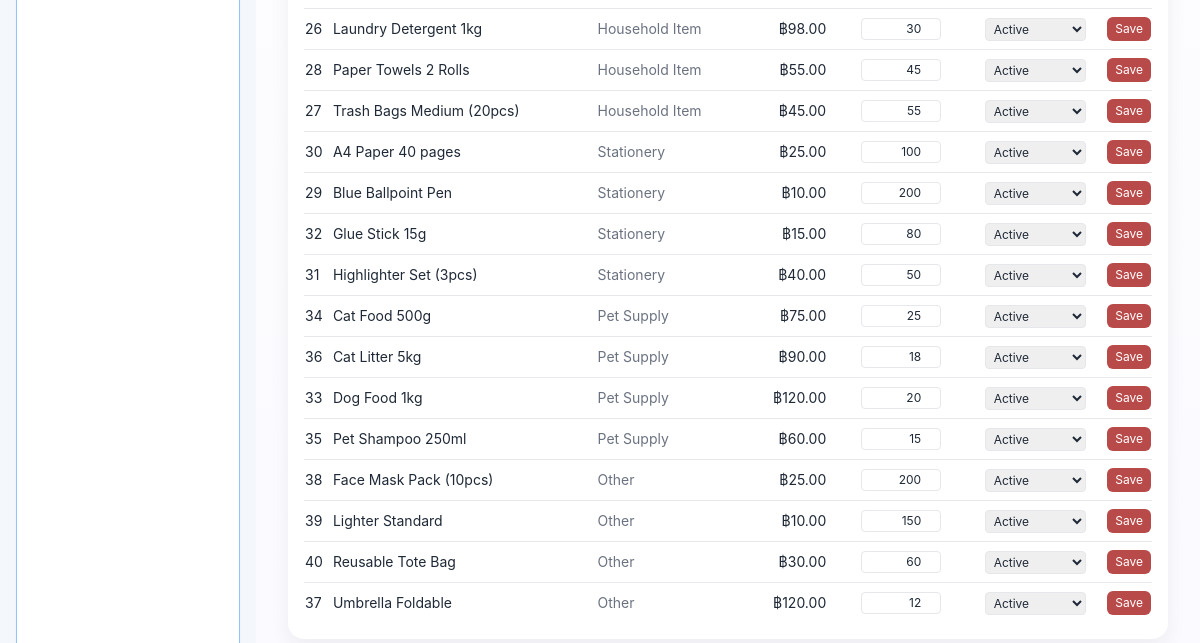
Page /database-Project-convenience-store-main/ADMIN_STOCK.php (signed in, lower part) on the earlier database version.
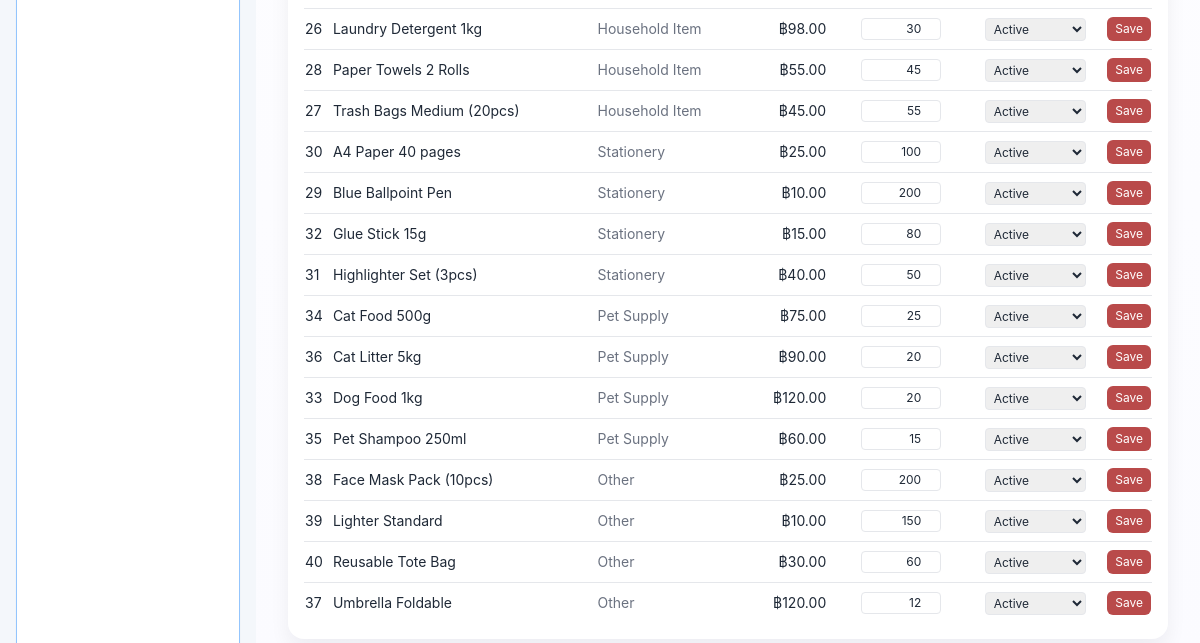
Same page on the later database version.
### tables this page shows
CREATE TABLE `products` (
  `product_id` int(11) NOT NULL,
  `product_name` varchar(100) DEFAULT NULL,
  `category` enum('Beverage','Snack','Instant Food','Dairy Product','Frozen Food','Personal Care','Household Item','Stationery','Pet Supply','Other') NOT NULL DEFAULT 'Other',
  `price` decimal(6,2) DEFAULT NULL,
  `stock_qty` int(11) DEFAULT NULL,
  `expiry_date` date DEFAULT NULL,
  `status` enum('Active','Inactive','Out of Stock') NOT NULL DEFAULT 'Active',
  `image_path` varchar(255) DEFAULT NULL
);

### database-Project-convenience-store-main/ADMIN_STOCK.php (the view, shortened to what this page needs)
<?php
require_once 'connect.php';
$products = [];
$q = "SELECT product_id, product_name, category, price, stock_qty, status FROM products ORDER BY category, product_name";
if ($res = $mysqli->query($q)) {
    while ($row = $res->fetch_assoc()) {
        $products[] = $row;
    }
}
?>
<!DOCTYPE html>
<html lang="en">
<head>
    <link rel="stylesheet" href="css/style.css">
    <script src="https://cdn.tailwindcss.com"></script>
</head>
<body class="min-h-screen antialiased text-gray-800">
<div class="flex min-h-screen">
    <aside class="w-64 bg-sidebar p-4 sticky top-0 h-screen overflow-y-auto">
        <div class="bg-white border border-blue-300 rounded-xl p-4 shadow-sm flex flex-col h-full">
            <nav class="flex-1">
            </nav>
        </div>
    </aside>
    <div class="flex-1 p-8">
        <div class="max-w-screen-xl mx-auto">
            <div class="bg-white rounded-2xl shadow-card p-4">
                <table class="w-full text-sm">
                    <tbody>
                    <?php if (empty($products)): ?>
                        <tr>
                            <td colspan="7" class="py-4 text-center text-gray-400">
                                No products found.
                            </td>
                        </tr>
                    <?php else: ?>
                        <?php foreach ($products as $p): ?>
                            <tr class="border-b last:border-0">
                                <td class="py-2"><?= (int)$p['product_id'] ?></td>
                                <td class="py-2"><?= htmlspecialchars($p['product_name']) ?></td>
                                <td class="py-2 text-gray-500"><?= htmlspecialchars($p['category']) ?></td>
                                <td class="py-2 text-right">฿<?= number_format($p['price'], 2) ?></td>
                                <td class="py-2 text-right">
                                    <form method="post" class="inline-flex items-center justify-end gap-2">
                                        <input type="number" name="stock_qty"
                                               class="w-20 border rounded px-1 py-0.5 text-right text-xs"
                                               value="<?= (int)$p['stock_qty'] ?>">
                                </td>
                                <td class="py-2 text-right">
                                        <select name="status" class="border rounded px-1 py-0.5 text-xs">
                                            <?php foreach (['Active','Inactive','Out of Stock'] as $st): ?>
                                                <option value="<?= $st ?>" <?= $st === $p['status'] ? 'selected' : '' ?>>
                                                    <?= $st ?>
                                                </option>
                                            <?php endforeach; ?>
                                        </select>
                                </td>
                                <td class="py-2 text-right">
                                        <button type="submit"
                                                class="px-2 py-1 text-xs rounded-md bg-primary text-white hover:bg-accent">
                                            Save
                                        </button>
                                </td>
                            </tr>
                        <?php endforeach; ?>
                    <?php endif; ?>
                    </tbody>
                </table>
            </div>
        </div>
    </div>
</div>
</body>
</html>

### database-Project-convenience-store-main/css/style.css (style rules this page uses)
* { box-sizing: border-box; }
html, body { height: 100%; }
body { margin: 0; font-family: -apple-system, BlinkMacSystemFont, 'Segoe UI', Roboto, 'Helvetica Neue', Arial; background: linear-gradient(180deg, #f7f9fc 0%, #eef2f6 100%); color: #222; -webkit-font-smoothing: antialiased; -moz-osx-font-smoothing: grayscale; }
body { font-family: Inter, system-ui, sans-serif; background: linear-gradient(180deg,#fff 0%, #fbfbff 100%); }

Differences in the rows shown:
changed products "Cat Litter 5kg": stock_qty "18" → "20"
